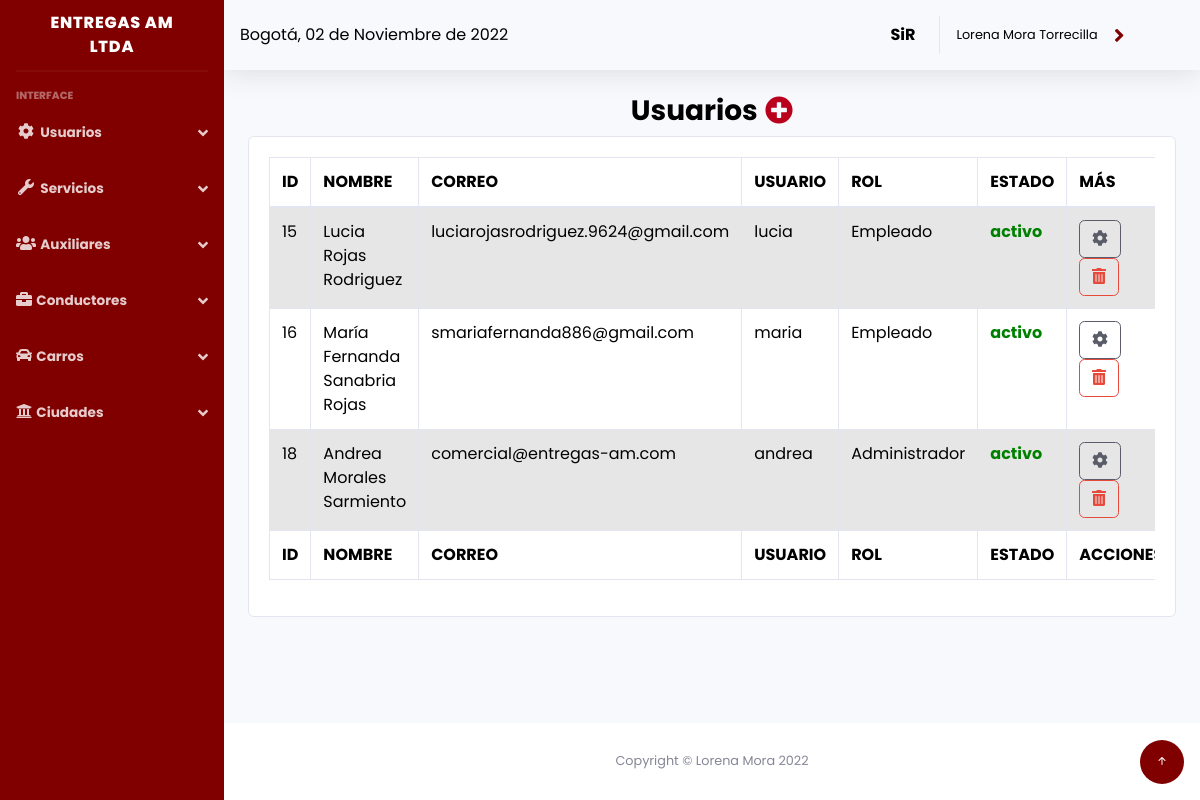
The page /sistema/lista_usuarios.php (signed in) on the database its author committed.
### tables this page shows
CREATE TABLE `usuario` (
  `idusuario` int(11) NOT NULL,
  `nombre` varchar(100) NOT NULL,
  `correo` varchar(100) NOT NULL,
  `usuario` varchar(20) NOT NULL,
  `clave` varchar(50) NOT NULL,
  `rol` int(11) NOT NULL,
  `estado` varchar(255) NOT NULL
);

CREATE TABLE `rol` (
  `idrol` int(11) NOT NULL,
  `rol` varchar(50) NOT NULL
);

### sistema/lista_usuarios.php (the view, shortened to what this page needs)
<?php include_once "includes/header.php"; ?>
<div class="container-fluid">
	<div>
		<center>
					<h3>
						<b style="color: #000000;">Usuarios</b>
						<?php if ($_SESSION['rol'] == 1) { ?>
		<a href="registro_usuario.php"><i class='fa fa-plus-circle' style="color: #B9011D;"></i></a>
		<?php } ?>
					</h3>
	</div>
	<div class="row">
					<div class="col-md-12">
						<div class="card">
							<div class="card-body" id="mydatatable-container">
								<div class="table-responsive">
									<table id="mydatatable"	class="records_list table table-striped table-bordered table-hover"	cellspacing="0" width="100%">
					<thead style="color: #FFFFFF;">
						<tr>
							<th style="color: #000000;">ID</th>
							<th style="color: #000000;">NOMBRE</th>
							<th style="color: #000000;">CORREO</th>
							<th style="color: #000000;">USUARIO</th>
							<th style="color: #000000;">ROL</th>
							<th style="color: #000000;">ESTADO</th>
							<?php if ($_SESSION['rol'] == 1) { ?>
							<th style="color: #000000;">MÁS</th>
							<?php }?>
						</tr>
					</thead>
					<tbody>
						<?php
						include "../conexion.php";
						$query = mysqli_query($conexion, "SELECT u.idusuario, u.nombre, u.correo, u.usuario, r.rol, u.estado FROM usuario u INNER JOIN rol r ON u.rol = r.idrol WHERE u.idusuario != 11");
						$result = mysqli_num_rows($query);
						if ($result > 0) {
							while ($data = mysqli_fetch_assoc($query)) { ?>
								<tr>
									<td style="color: #000000;"><?php echo $data['idusuario']; ?></td>
									<td style="color: #000000;"><?php echo $data['nombre']; ?></td>
									<td style="color: #000000;"><?php echo $data['correo']; ?></td>
									<td style="color: #000000;"><?php echo $data['usuario']; ?></td>
									<td style="color: #000000;"><?php echo $data['rol']; ?></td>
									<td style="color: #000000;"><?php if($data['estado'] == 'activo') {
 echo '<span style="color:green; font-weight: bolder;">' .$data['estado'] . '</span>'; }
 if($data['estado'] == 'inactivo') {
	echo '<span style="color:red; font-weight: bolder;">' .$data['estado'] . '</span>';
}  ?></td>
									<td>
										<a href="editar_usuario.php?id=<?php echo $data['idusuario']; ?>" class="btn btn-outline-dark"><i class="fa fa-cog" aria-hidden="true"></i></a>
                                        <?php if ($_SESSION['rol'] == 1) { ?>
<form action="eliminar_usuario.php?id=<?php echo $data['idusuario']; ?>" method="post" class="confirmar d-inline">
											<button class="btn btn-outline-danger" type="submit"><i class='fas fa-trash-alt'></i> </button>
										</form>
<?php } ?>
									</td>
								</tr>
						<?php }
						} ?>
					</tbody>
                   <tfoot style="color: #FFFFFF;">
                   	<tr>
							<th style="color: #000000;">ID</th>
							<th style="color: #000000;">NOMBRE</th>
							<th style="color: #000000;">CORREO</th>
							<th style="color: #000000;">USUARIO</th>
							<th style="color: #000000;">ROL</th>
							<th style="color: #000000;">ESTADO</th>
							<?php if ($_SESSION['rol'] == 1) { ?>
							<th style="color: #000000;">ACCIONES</th>
							<?php }?>
						</tr>
                   </tfoot>
				</table>
			</div>
							</div>
						</div>
					</div>
				</div>
</div>
</div>
<?php include_once "includes/footer.php"; ?>

### sistema/includes/header.php (style rules this page uses)
* { font-family: 'Poppins', sans-serif; }

### sistema/includes/menu.php (style rules this page uses)
* { font-family: 'Poppins', sans-serif; }

### rows shown on the page
usuario: idusuario "15", nombre "Lucia Rojas Rodriguez", correo "luciarojasrodriguez.9624@gmail.com", usuario "lucia", rol.rol "Empleado", estado "activo"
usuario: idusuario "16", nombre "María Fernanda Sanabria Rojas", correo "smariafernanda886@gmail.com", usuario "maria", rol.rol "Empleado", estado "activo"
usuario: idusuario "18", nombre "Andrea Morales Sarmiento", correo "comercial@entregas-am.com", usuario "andrea", rol.rol "Administrador", estado "activo"

### other values the page prints
fechaPeru() "02 de Noviembre de 2022"
$_SESSION['nombre'] "Lorena Mora Torrecilla"
